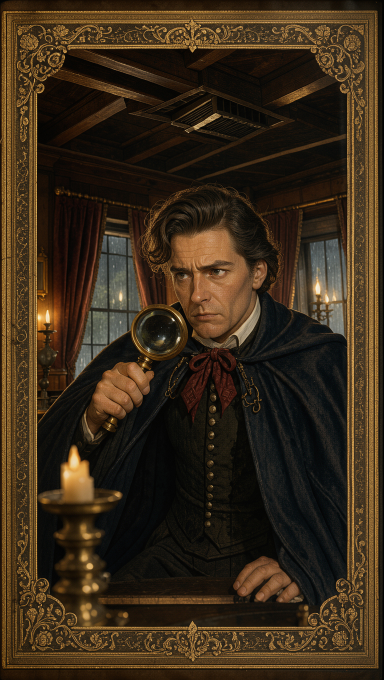
#> input picture shorts/short_25_speckled_band/images/s01.jpg, 768 x 1360 px (shown at 1/2 size)
$ python -i humanizer_director.py   (imports and definitions only)
#> lines starting #> are read from the running program, lines starting #| are printed output that depends on the picture; after the words box and inside, x2 and y2 are one past the last pixel; in counts of white or black regions, pixels touching at a corner belong together
#> further down, picture is the input picture: shape (1360, 768, 3); mean B, G, R 25.1, 42.7, 57.4
"""Universal Humanizer & Sound Immersion Director (FrameForge v4.2).

Transforms any investigative case, heist, historical mystery, or deep-dive topic
into sensory, human, novelistic storytelling with context-aware diegetic soundscapes,
trending punctuation, and authentic physical open-storybook visual staging across
both Short and Long formats.
"""

from __future__ import annotations

import argparse
import json
import logging
import re
import subprocess
import sys
from dataclasses import dataclass
from pathlib import Path
from typing import Any, Dict, List, Optional

import cv2
import numpy as np
from PIL import Image, ImageDraw, ImageFont

# FrameForge Workspace Imports
REPO_ROOT = Path(__file__).resolve().parent.parent
TOOLS_DIR = REPO_ROOT / "tools"
ASSETS_DIR = REPO_ROOT / "assets"
SFX_DIR = ASSETS_DIR / "audio" / "sfx"
EMOJI_DIR = ASSETS_DIR / "emojis"
KOKORO_MODEL = TOOLS_DIR / "kokoro_models" / "kokoro-v1.0.onnx"
KOKORO_VOICES = TOOLS_DIR / "kokoro_models" / "voices-v1.0.bin"
OUTPUT_DIR = REPO_ROOT / "output"

FONT_PATH = str(TOOLS_DIR / "fonts" / "BeVietnamPro-Regular.ttf")
FONT_BOLD = str(TOOLS_DIR / "fonts" / "BeVietnamPro-Bold.ttf")

if str(REPO_ROOT) not in sys.path:
    sys.path.insert(0, str(REPO_ROOT))

from tools.errors import AudioDesignError, MissingInputError, RenderingError  # noqa: E402
from tools.multimedia_director import (  # noqa: E402
    get_fluent_3d_emoji,
    get_myinstants_sound,
    search_myinstants,
)
from tools.storybook_engine import (  # noqa: E402
    composite_plate_with_shadow,
    draw_brass_pushpin,
    draw_gold_embossed_seal,
    draw_highlighter_bar,
    draw_rubber_stamp,
)

# [1 line not run here, left out]
logger = logging.getLogger("humanizer_director")

# ---------------------------------------------------------------------- #
# 1. Novelist Language Guard & AI Buzzword Blacklist
# ---------------------------------------------------------------------- #
BANNED_AI_WORDS = {
    "delve", "delving", "tapestry", "testament", "landscape", "realm",
    "game-changer", "unraveling", "fascinating", "imagine a world",
    "little did they know", "in a shocking twist", "testament to",
    "it is important to remember", "dive deep", "beacon of", "pivotal moment",
    "ever-evolving", "rich history", "in conclusion", "furthermore"
}


# [40 lines left out: functions validate_human_prose, resolve_diegetic_sound, not called in this run]


# ---------------------------------------------------------------------- #
# 3. Novelistic Script Architecture
# ---------------------------------------------------------------------- #
@dataclass
class HumanScene:
    scene_id: str
    act: str
    text: str
    sound_cues: List[Dict[str, Any]]
    left_plate_text: str
    center_focus: str
    right_prop: str
    highlighter_phrase: str
    left_emoji: str
    right_emoji: str
    stamp_text: Optional[str] = None


# [28 lines left out: function human_scenes_from_project, not called in this run]


# ---------------------------------------------------------------------- #
# 4. Master Physical Open-Storybook Compositor
# ---------------------------------------------------------------------- #
def render_humanized_plate_16x9(scene: HumanScene, width: int = 1920, height: int = 1080) -> np.ndarray:
    """Renders a true physical open-storybook spread with printed novel text, clipped evidence photo, and 3D Fluent Emojis."""
#> called with width = 1920, height = 1080
    # 1. Base Desk Canvas (Rich dark mahogany wood with soft grain)
    canvas = np.full((height, width, 3), (22, 28, 42), dtype=np.uint8)
    wood_noise = np.random.normal(0, 3.5, (height, width, 1)).astype(np.float32)
    canvas = np.clip(canvas.astype(np.float32) + wood_noise, 0, 255).astype(np.uint8)

    # 2. Hardcover Leather Book Casing (Burgundy leather outer rim with gilded border)
    book_margin_x = int(width * 0.045)
    book_margin_y = int(height * 0.05)
    book_w = width - (2 * book_margin_x)
    book_h = height - (2 * book_margin_y)
    bx, by = book_margin_x, book_margin_y

    cv2.rectangle(canvas, (bx, by), (bx + book_w, by + book_h), (28, 32, 68), -1)
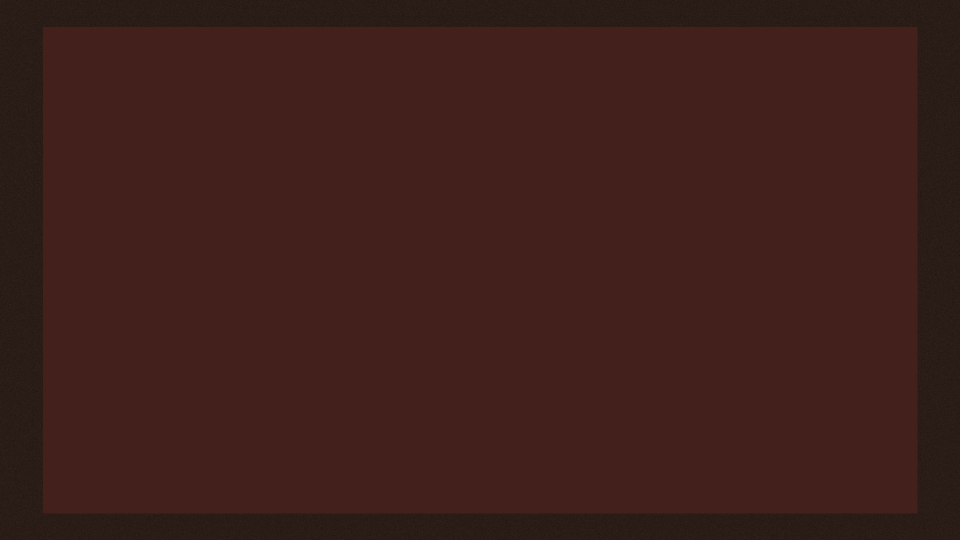
#> canvas: shape (1080, 1920, 3) (shown at 1/2 size); mean of channels 0, 1, 2 26.8, 31.2, 63.2; drawn as B, G, R
    cv2.rectangle(canvas, (bx + 8, by + 8), (bx + book_w - 8, by + book_h - 8), (55, 175, 212), 2, cv2.LINE_AA)
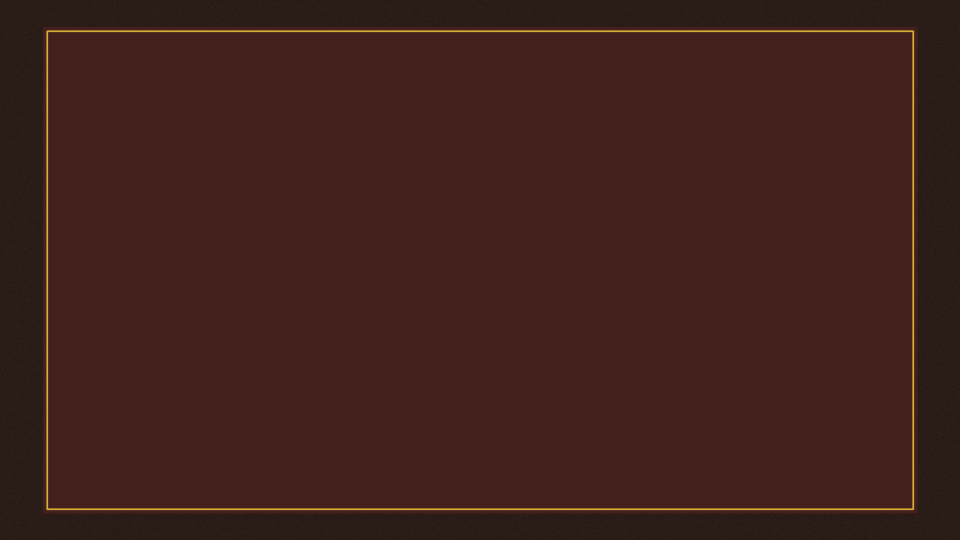
#> canvas: shape (1080, 1920, 3) (shown at 1/2 size); 1.3% of pixels changed, all inside (x1, y1, x2, y2) = (92, 60, 1829, 1021); drawn as B, G, R

    # 3. Two Open Parchment Pages (Left & Right)
    page_inset_x = 22
    page_inset_y = 18
    total_pages_w = book_w - (2 * page_inset_x)
    total_pages_h = book_h - (2 * page_inset_y)
    px = bx + page_inset_x
    py = by + page_inset_y
    single_page_w = total_pages_w // 2

    # Aged parchment color (#F7F3E9 BGR)
    parchment_color = (233, 243, 247)
    pages_bg = np.full((total_pages_h, total_pages_w, 3), parchment_color, dtype=np.float32)

    # Center gutter fold shadow (3D book spine depth)
    y_idx, x_idx = np.ogrid[:total_pages_h, :total_pages_w]
    gutter_x = total_pages_w // 2
    gutter_dist = np.abs(x_idx - gutter_x)
    gutter_shadow = np.clip(1.0 - 0.42 * np.exp(- (gutter_dist ** 2) / (2.0 * (45 ** 2))), 0.58, 1.0)[..., None]
    pages_bg = pages_bg * gutter_shadow

    # Page edge shading
    edge_dist_l = np.clip(x_idx / 60.0, 0.82, 1.0)[..., None]
    edge_dist_r = np.clip((total_pages_w - x_idx) / 60.0, 0.82, 1.0)[..., None]
    pages_bg = pages_bg * edge_dist_l * edge_dist_r

    paper_noise = np.random.normal(0, 2.8, (total_pages_h, total_pages_w, 1)).astype(np.float32)
    pages_bg = np.clip(pages_bg + paper_noise, 0, 255).astype(np.uint8)

    # Center spine stitch marks
    for sy in range(30, total_pages_h - 30, 45):
        cv2.line(pages_bg, (gutter_x - 3, sy), (gutter_x + 3, sy + 15), (75, 85, 110), 1, cv2.LINE_AA)

    canvas[py:py + total_pages_h, px:px + total_pages_w] = pages_bg
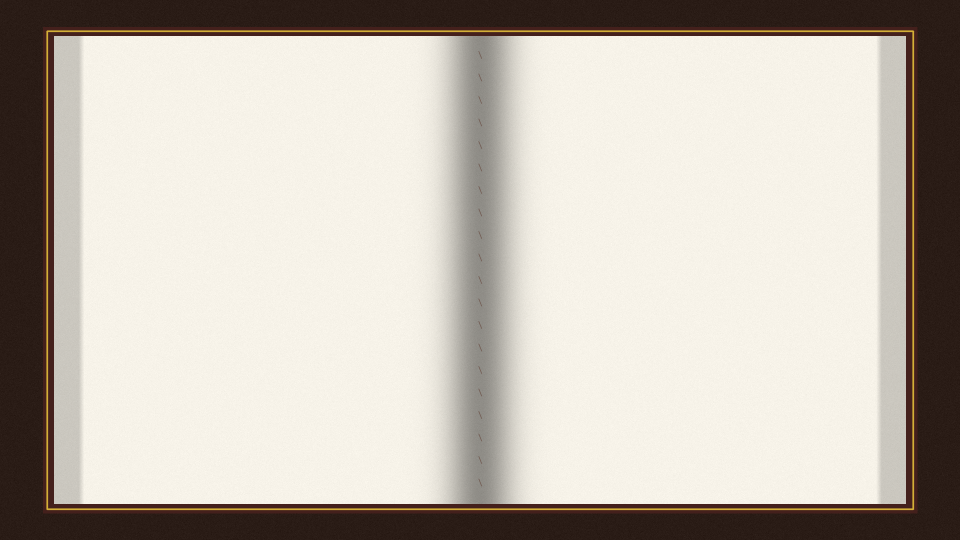
#> canvas: shape (1080, 1920, 3) (shown at 1/2 size); mean of channels 0, 1, 2 177.3, 187, 194.3; drawn as B, G, R

    # 4. Render Novel Story Text on Left Page using Pillow
    img_pil = Image.fromarray(cv2.cvtColor(canvas, cv2.COLOR_BGR2RGB))
    draw = ImageDraw.Draw(img_pil)

    font_header = ImageFont.truetype(FONT_BOLD, 22)
    font_dropcap = ImageFont.truetype(FONT_BOLD, 64)
    font_body = ImageFont.truetype(FONT_PATH, 28)

    left_content_x = px + 65
    left_content_y = py + 55
    left_max_w = single_page_w - 130

    # Header & Chapter Title
    case_name = getattr(scene, "case_title", "") or "CASE DOSSIER"
#> case_name = 'CASE DOSSIER'
#> (the run stopped early here; a loop or call above may not have finished)
